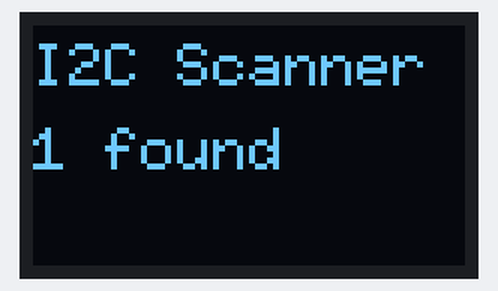
Bench run of a program on a simulated ESP32-C3. On the bench: 72×40 one-colour display. What the program prints to the serial monitor is not drawn.

Above: at 1.1 s.

The program:

main.cpp
```cpp
//
// I2C Scanner – prüft, ob am I2C-Bus Geräte erreichbar sind
//

#include <Arduino.h>
#include <U8g2lib.h>
#include <Wire.h>

// ESP32-C3 OLED-Entwicklungsboard mit 0,42 Zoll OLED-Modul
constexpr int I2C_SDA = 5;
constexpr int I2C_SCL = 6;
constexpr int BUTTON_PIN = 9;

U8G2_SSD1306_72X40_ER_F_HW_I2C display(U8G2_R0, U8X8_PIN_NONE);

void drawTextScreen(const char *firstLine, const char *secondLine, const char *thirdLine = nullptr, bool inverted = false)
{
    display.clearBuffer();
    display.setFontMode(1);
    display.setDrawColor(1);

    if (inverted)
    {
        display.drawBox(0, 0, 72, 40);
        display.setDrawColor(0);
    }

    display.setFont(u8g2_font_6x10_tf);
    display.setCursor(0, 10);
    display.print(firstLine);
    display.setCursor(0, 24);
    display.print(secondLine);

    if (thirdLine != nullptr)
    {
        display.setCursor(0, 38);
        display.print(thirdLine);
    }

    display.sendBuffer();
}

void setup()
{
    // Button initialisieren
    pinMode(BUTTON_PIN, INPUT_PULLUP);

    Serial.begin(115200);
    delay(1000);

    Wire.begin(I2C_SDA, I2C_SCL);
    display.begin();

    Serial.println("start vor Wire.begin()");

    // Display: Scanning anzeigen
    drawTextScreen("I2C Scanner", "scanning");

    Serial.println("I2C Scanner startet...");

    byte foundDeviceCount = 0;

    for (byte address = 1; address < 127; address++)
    {
        Wire.beginTransmission(address);
        byte error = Wire.endTransmission();
        if (error == 0)
        {
            foundDeviceCount++;
            Serial.print("I2C-Geraet gefunden bei 0x");
            if (address < 16) Serial.print("0");
            Serial.println(address, HEX);
        }
    }

    Serial.println("Scan fertig.");

    // Display: Ergebnis anzeigen
    char resultLine[24];
    snprintf(resultLine, sizeof(resultLine), "%d found", foundDeviceCount);
    drawTextScreen("I2C Scanner", resultLine);
}

void loop()
{
}
```
